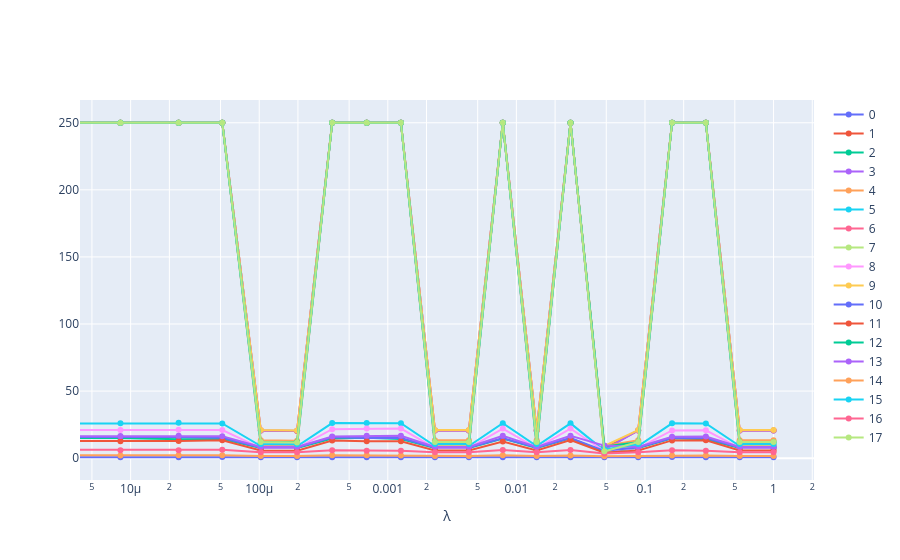

Notebook source saved alongside this figure:
### Code cell
# x and y given as DataFrame columns
import plotly.graph_objects as go

fig = go.Figure()

for idx, traj in enumerate(trajs):
    fig.add_trace(go.Scatter(x=lambdas, y=traj, name=str(idx), mode='lines+markers'))

fig.update_xaxes(title_text=u"\u03BB", type="log")
#fig.add_scatter(x=lambdas, y=trajs[2], log_x=True)
fig.show()
